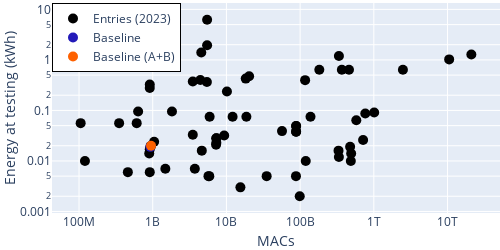

Source (notebook cell):
### Markdown cell above
### Relation between MACs and energy at testing

### Code cell
# Define the variable for the y-axis data.
y = 'energy_test_normalized'         # Y-axis data column (Energy at testing)

# Define the label for the y-axis.
y_axes_lab = 'Energy at testing (kWh)'

# Create a scatter plot using the 'scatter_all' function, but don't display it immediately (show=False).
fig = scatter_all(df_only_23, x, y, x_axes_lab, y_axes_lab, code, add_base=True, show=False)

# Update the layout of the figure to customize legend, axis titles, dimensions, and margins.
fig.update_layout(
    legend=dict(
        x=0,                        # Adjust the x-coordinate to position the legend horizontally
        y=1,                        # Adjust the y-coordinate to position the legend vertically
        bordercolor="black",        # Set the border color (you can use any valid color)
        borderwidth=1,              # Set the border width
    )
)

fig.update_layout(
    xaxis=dict(
        title_standoff=10,          # Remove spacing between label and axis
    ),
    yaxis=dict(
        title_standoff=10,          # Remove spacing between label and axis
    ),
    width=width,                    # Adjust the width as needed
    height=height,                  # Adjust the height as needed
    margin=dict(l=0, r=0, t=0, b=0.5),  # Set margins for the plot
)

# Display the figure.
fig.show()

# Specify the file name to save the figure with the 'macs_te.png' filename.
file_name = os.path.join(fig_dir, 'macs_te.png')

# Save the figure to the specified file with a defined format and scaling.
pio.write_image(fig, file_name, format=file_format, scale=3)

### Figure 1 — Plotly figure (JSON) as saved in the notebook; plotly's stock layout.template omitted (floating-point values rounded to 4 significant figures)
{"data": [{"marker": {"color": "black", "size": 10}, "mode": "markers", "name": "Entries (2023)", "text": ["Baseline_task4a_1", "Baseline_task4a_2", "Li_USTC_task4a_5", "Li_USTC_task4a_7", "Liu_NSYSU_task4_3", "Liu_NSYSU_task4_4", "Liu_NSYSU_task4_7", "Lee_CAU_task4A_1", "Lee_CAU_task4A_2", "Cheimariotis_DUTH_task4a_1", "Cheimariotis_DUTH_task4a_2", "Chen_CHT_task4_1", "Chen_CHT_task4_2", "Xiao_FMSG_task4a_1", "Xiao_FMSG_task4a_2", "Xiao_FMSG_task4a_3", "Xiao_FMSG_task4a_4", "Guan_HIT_task4a_3", "Wang_XiaoRice_task4a_1", "Zhang_IOA_task4_5", "Zhang_IOA_task4_6", "Zhang_IOA_task4_7", "Wu_NCUT_task4a_1", "Barahona_AUDIAS_task4a_1", "Barahona_AUDIAS_task4a_3", "Gan_NCUT_task4_1", "Liu_SRCN_task4a_4", "Kim_GIST-HanwhaVision_task4a_1", "Kim_GIST-HanwhaVision_task4a_2", "Kim_GIST-HanwhaVision_task4a_3", "Wenxin_TJU_task4a_5", "Wenxin_TJU_task4a_7", "Li_USTC_task4a_1", "Li_USTC_task4a_2", "Liu_NSYSU_task4_1", "Liu_NSYSU_task4_2", "Liu_NSYSU_task4_5", "Chen_CHT_task4_3", "Chen_CHT_task4_4", "Xiao_FMSG_task4a_5", "Xiao_FMSG_task4a_6", "Xiao_FMSG_task4a_7", "Xiao_FMSG_task4a_8", "Guan_HIT_task4a_1", "Guan_HIT_task4a_2", "Guan_HIT_task4a_5", "Wang_XiaoRice_task4a_2", "Wang_XiaoRice_task4a_3", "Zhang_IOA_task4_1", "Zhang_IOA_task4_2", "Zhang_IOA_task4_3", "Wu_NCUT_task4a_2", "Wu_NCUT_task4a_3", "Barahona_AUDIAS_task4a_5", "Barahona_AUDIAS_task4a_7", "Gan_NCUT_task4_2", "Gan_NCUT_task4_3", "Liu_SRCN_task4a_1", "Liu_SRCN_task4a_2", "Liu_SRCN_task4a_3", "Kim_GIST-HanwhaVision_task4a_4", "Kim_GIST-HanwhaVision_task4a_5", "Kim_GIST-HanwhaVision_task4a_6", "Wenxin_TJU_task4a_1", "Wenxin_TJU_task4a_2", "Wenxin_TJU_task4a_3"], "type": "scatter", "x": [930902000, 948793000, 119151000000, 15481000000, 4632000000, 911717000, 911717000, 331754000000, 335673000000, 3497000000, 3497000000, 5707000000, 5854000000, 120350000, 3726000000, 1483000000, 459620000, 88200000000, 105200000, 460000000000, 368000000000, 182000000000, 98754000000, 1824000000, 633627000, 911727000, 896000000, 7234000000, 7300000000, 7300000000, 1045000000, 911727000, 714906000000, 476604000000, 5470000000, 5470000000, 4558000000, 35124000000, 87814000000, 9322000000, 12125000000, 5917000000, 18646000000, 88200000000, 88200000000, 88200000000, 606000000, 350000000, 10518000000000, 2480000000000, 21036000000000, 487389000000, 492389000000, 5432000000, 4426000000, 56778000000, 138254000000, 765529000000, 578115000000, 1011000000000, 7300000000, 335800000000, 116800000000, 20320000000, 10160000000, 18288000000], "xaxis": "x", "y": [0.019, 0.02, 0.01, 0.003, 0.016, 0.325, 0.279, 0.016, 0.012, 0.033, 0.375, 0.005, 0.005, 0.01, 0.007, 0.007, 0.006, 0.049, 0.056, 0.64, 0.64, 0.64, 0.002, 0.095, 0.095, 0.006, 0.014, 0.021, 0.028, 0.023, 0.024, 0.017, 0.026, 0.019, 6.24, 1.957, 1.399, 0.005, 0.005, 0.032, 0.075, 0.075, 0.075, 0.038, 0.038, 0.049, 0.056, 0.056, 1.024, 0.64, 1.28, 0.01, 0.014, 0.365, 0.4, 0.039, 0.075, 0.087, 0.064, 0.091, 0.028, 1.195, 0.398, 0.474, 0.237, 0.427], "yaxis": "y"}, {"marker": {"color": "#231AB9", "size": 10}, "mode": "markers", "name": "Baseline", "text": "Baseline", "type": "scatter", "x": [930902000], "xaxis": "x", "y": [0.019], "yaxis": "y"}, {"marker": {"color": "#FE6100", "size": 10}, "mode": "markers", "name": "Baseline (A+B)", "text": "Baseline (A+B)", "type": "scatter", "x": [948793000], "xaxis": "x", "y": [0.02], "yaxis": "y"}], "layout": {"height": 250, "legend": {"bordercolor": "black", "borderwidth": 1, "x": 0, "y": 1}, "margin": {"b": 0.5, "l": 0, "r": 0, "t": 0}, "showlegend": true, "title": {"x": 0.23}, "width": 500, "xaxis": {"anchor": "y", "autorange": true, "domain": [0, 1], "range": [7.632, 13.71], "title": {"standoff": 10, "text": "MACs"}, "type": "log"}, "yaxis": {"anchor": "x", "autorange": true, "domain": [0, 1], "range": [-3.028, 1.124], "title": {"standoff": 10, "text": "Energy at testing (kWh)"}, "type": "log"}}}
